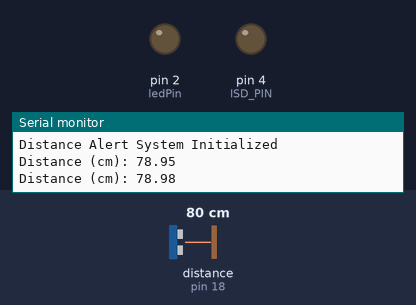
Bench run of a sketch on a simulated Arduino Uno, built with avr-gcc and run on an emulated ATmega328P. Shown: output pins drawn as LEDs (lit = HIGH), the last lines printed to the serial monitor. Wiring (inferred from the names in the program): ultrasonic range finder: trigger pin 5; echo pin 18. The inputs (shaded band) are chosen by the test bench; at power-on: distance to the obstacle (sensor on pin 18) 80 cm. The echo pulse lasts 58.3 µs per cm; pins used as bus, display or sensor lines are not drawn.

Above: at 1.8 s.
1.9 s: distance to the obstacle (sensor on pin 18) set to 12 cm
3.4 s: distance to the obstacle (sensor on pin 18) set to 9 cm
At 4.8 s:
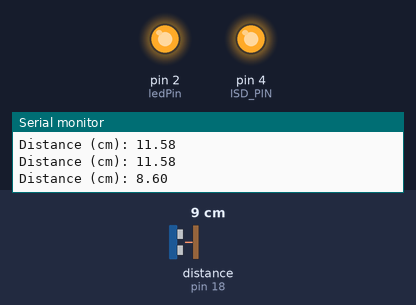
Timing chart, 0 to 6.4 s (numbered marks = the images above; inputs shaded):
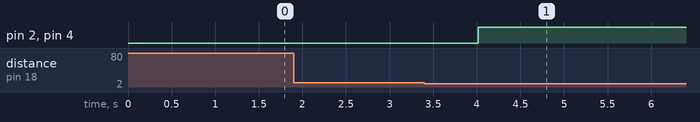

Measured:
- the behaviour switches between 11 and 10 cm on distance to the obstacle (sensor on pin 18) (found by bisection; images 0 and 1)
- after the input at 3.4 s, pin 2 (ledPin), pin 4 (ISD_PIN): LOW → HIGH after 0.62 s

The sketch:

ISD1820_Ultrasonic.ino
```cpp
const int trigPin = 5;
const int echoPin = 18;
const int ledPin = 2; // Pin to which the LED is connected

const int ISD_PIN = 4; // ISD1820 module PE Pin


long duration;
float distanceCm;
unsigned long startTime;


void setup() {
  Serial.begin(115200); // Starts the serial communication
  pinMode(trigPin, OUTPUT); // Sets the trigPin as an Output
  pinMode(echoPin, INPUT); // Sets the echoPin as an Input
  pinMode(ledPin, OUTPUT); // Sets the ledPin as an Output

  pinMode(ISD_PIN, OUTPUT);  // Don't forget to set ISD_PIN as OUTPUT
  digitalWrite(ledPin, LOW);
  digitalWrite(ISD_PIN, LOW);  // Initialize ISD_PIN to LOW
  // Serial.begin(9600); // Initialize serial communication
  Serial.println("Distance Alert System Initialized");
}

void loop() {
  // Clears the trigPin
  digitalWrite(trigPin, LOW);
  delayMicroseconds(2);
  // Sets the trigPin on HIGH state for 10 micro seconds
  digitalWrite(trigPin, HIGH);
  delayMicroseconds(10);
  digitalWrite(trigPin, LOW);

  // Reads the echoPin, returns the sound wave travel time in microseconds
  duration = pulseIn(echoPin, HIGH);

  // Calculate the distance in centimeters
  distanceCm = duration * 0.034 / 2; // Assuming speed of sound is approximately 34 cm/ms

  // Prints the distance in the Serial Monitor
  Serial.print("Distance (cm): ");
  Serial.println(distanceCm);

  // Blink the LED on pin 2 if the distance is less than a certain value (adjust as needed)
 // Blink the LED on pin 2 and set the new data pin high if the distance is less than a certain value (adjust as needed)
  if (distanceCm < 10) {
    digitalWrite(ledPin, HIGH);
    digitalWrite(ISD_PIN, HIGH);  // Set the new data pin high
    startTime = millis();  // Record the start time
    while (millis() - startTime < 10000) {
      // Keep the LED and new data pin on for 10 seconds
    }
    digitalWrite(ledPin, LOW);
    digitalWrite(ISD_PIN, LOW);  // Set the new data pin back to LOW
  } else {
    digitalWrite(ledPin, LOW); // Make sure the LED is off if the distance is greater than or equal to 10 cm
    digitalWrite(ISD_PIN, LOW);  // Make sure the new data pin is off if the distance is greater than or equal to 10 cm
  }

  delay(1000);


}
```
